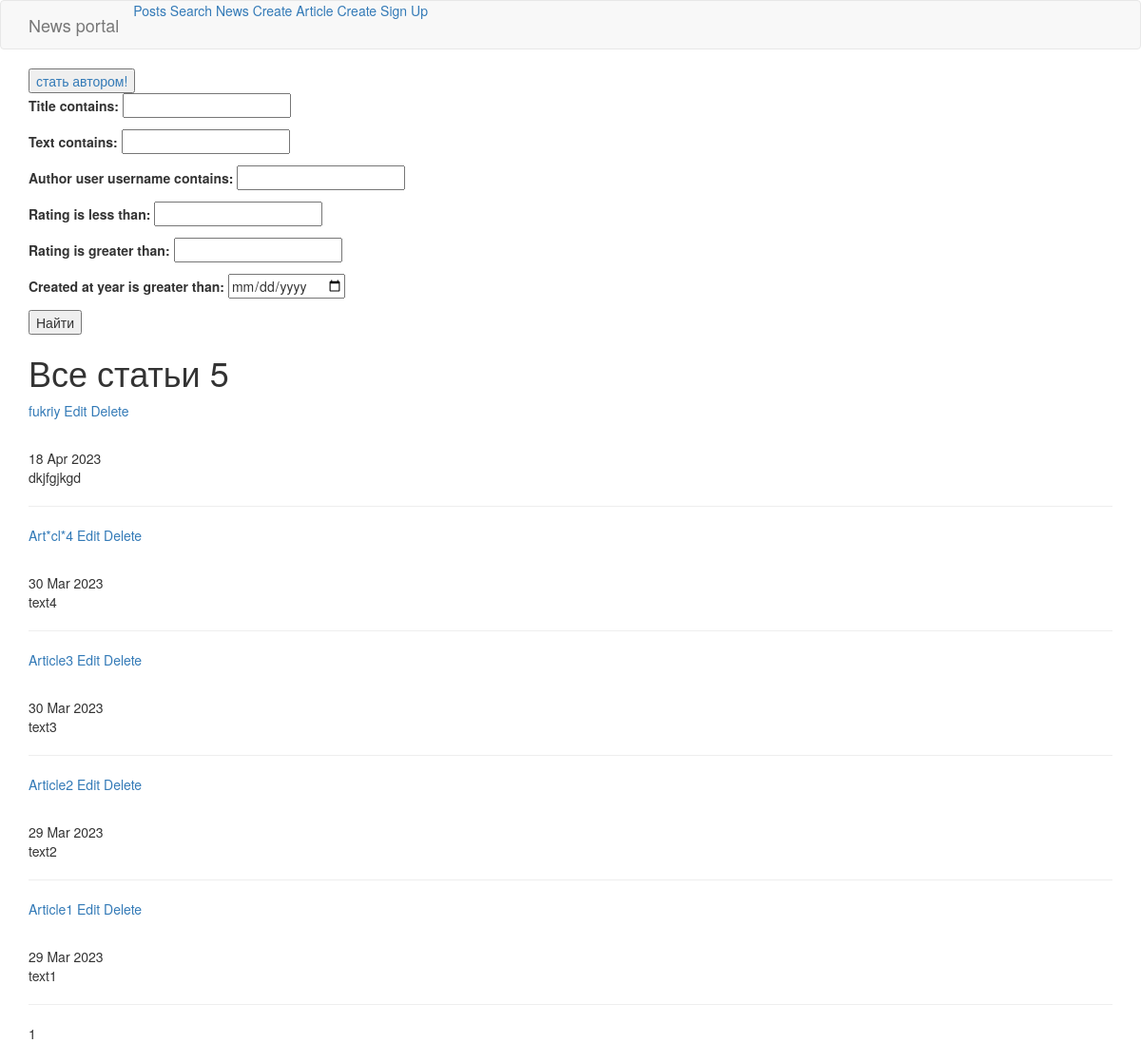
Page /news on the committed database.
### authors/models.py (models this page shows, shortened)
class Post(models.Model):
    author = models.ForeignKey(
        Author, related_name='posts',
        on_delete=models.CASCADE,
    )
    categories = models.ManyToManyField(Category)
    type = models.CharField(max_length=1, choices=TYPE_CHOICES)
    title = models.CharField(unique=True, max_length=256)
    text = models.TextField()
    rating = models.IntegerField(default=0)
    created_at = models.DateTimeField(auto_now_add=True, null=True)
    updated_at = models.DateTimeField(auto_now=True, null=True)

### authors/views.py (the view)
# urls.py: path('news', PostsList.as_view(), name="posts"),
class PostsList(ListView):
    model = Post
    ordering = '-created_at'
    template_name = 'posts.html'
    context_object_name = 'posts'
    paginate_by = 10
    def get_queryset(self):
        queryset = super().get_queryset()
        self.filterset = PostFilter(self.request.GET, queryset)
        return self.filterset.qs
    def get_context_data(self, **kwargs):
        context = super().get_context_data(**kwargs)
        context['is_not_authors'] = not self.request.user.groups.filter(name='authors').exists()
        context['filterset'] = self.filterset
        return context

### authors/templatetags/censor.py (called while the page is built)
def check_word(word):
    if word in CENSORED_WORDS:
        word = re.sub(r'[aeiouy]', '*', word)
    return word

@register.filter(name="my_censor")
def censor(value):
    words = value.split()
    words = [check_word(word) for word in words]
    return ' '.join(words)

### templates/posts.html (shortened to what this page needs)
{% extends 'flatpages/default.html' %}
{% load censor %}
{% load censor custom_tags%}
{% block content %}
{% if is_not_authors %}
<button> <a href="{% url 'sign:upgrade'%}"> стать автором!</a> </button>
{% endif %}
<form action="" method="get">
       {{ filterset.form.as_p }}
       <input type="submit" value="Найти" />
   </form>
<h1>Все статьи {{posts|length}}</h1>
{% for post in posts %}
<p><a href="{% url 'authors:post' pk=post.pk %}">{{ post.title|my_censor }}</a>
{% if post.type == 'A' %}
    <a href="{% url 'authors:article-edit' pk=post.pk %}">Edit</a>
    <a href="{% url 'authors:article-delete' pk=post.pk %}">Delete</a>
{% else %}
    <a href="{% url 'authors:news-edit' pk=post.pk %}">Edit</a>
    <a href="{% url 'authors:news-delete' pk=post.pk %}">Delete</a>
{% endif %}
    </p>
<br> {{post.created_at|date:'d M Y'}} <br> {{ post.text|truncatechars:20|my_censor }}
<hr>
{% endfor %}
   {{ page_obj.number }}
{% endblock content %}

### rows in the picture
Post: title|my_censor "fukriy", type "Edit", created_at "18 Apr 2023", text|my_censor "dkjfgjkgd"
Post: title|my_censor "Art*cl*4", type "Edit", created_at "30 Mar 2023", text|my_censor "text4"
Post: title|my_censor "Article3", type "Edit", created_at "30 Mar 2023", text|my_censor "text3"
Post: title|my_censor "Article2", type "Edit", created_at "29 Mar 2023", text|my_censor "text2"
Post: title|my_censor "Article1", type "Edit", created_at "29 Mar 2023", text|my_censor "text1"

### other values in the picture
{{ posts|length }} "5"
{{ page_obj.number }} "1"
